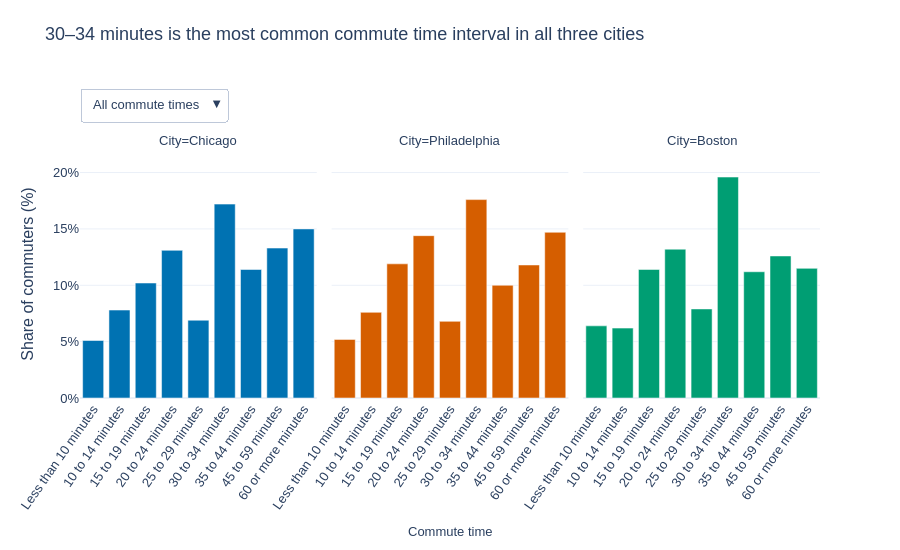

The notebook cell saved with this chart:
### Markdown cell above
## How long are peoples' commutes?

This graph uses separate bar charts to compare the distribution of commute times in Chicago, Philadelphia, and Boston. I wanted to visualize this because an average alone doesn’t show how many people have really short or long commutes. Showing the cities side by side makes those differences easier to see.

### Code cell
# Put the city columns into one column 
commute_long = commute_bins.reset_index().melt(
    id_vars='label', var_name='City', value_name='Percent')

# Bar heights show percentages, with one panel for each city
fig_commute = px.bar(
    commute_long, x='label', y='Percent', color='City', facet_col='City', # Split the chart into city panels
    color_discrete_map=colors, # Apply the colors we assigned
    category_orders={'City': cities, 'label': list(commute_bins.index)},
    labels={'label': 'Commute time', 'Percent': 'Share of commuters (%)'},
    # Show percentage rounded to one decimal and also don't show city on hover since it is redundant
    hover_data={'City': False, 'Percent': ':.1f'}, 
    template='plotly_white', height=550
)

# Set the title for our visualization
fig_commute.update_layout(
    title='30–34 minutes is the most common commute time interval in all three cities',
    showlegend=False, font={'family': 'Arial', 'size': 13},
    margin={'t': 150, 'b': 150}
)

# Use the same scale for each city, fixedrange makes it so zoom is diabled, we don't need it, it also can mess with the visualization
fig_commute.update_yaxes(range=[0, 22], ticksuffix='%', fixedrange=True)
fig_commute.update_xaxes(tickangle=-55, fixedrange=True, title_text='')
# One shared label underneath the three panels.
fig_commute.add_annotation(
    text='Commute time', x=0.5, y=-0.50, # Centered, below plot
    xref='paper', yref='paper', showarrow=False,
    xanchor='center', yanchor='top'
)

# Extra feature, gray out bins below the selected cutoff, dropdown menu in plotly
# Each number is the row where that cutoff starts, counting from 0
buttons = []
cutoffs = {'All commute times': 0, '30+ minutes': 5, '45+ minutes': 7, '60+ minutes': 8}

# Create the dropdown option for each of the cutoffs
for label, start in cutoffs.items():
    bar_colors = []
    for city in cities:
        shades = []
        # Keep selected bins, shade out the rest in gray to minimize distraction
        for i in range(len(commute_bins)):
            if i >= start:
                shades.append(colors[city])
            else:
                shades.append('#D9D9D9')
        bar_colors.append(shades) # Save city's list of bar colors

    title = '30–34 minutes is the most common commute time interval in all three cities'
    if start > 0:
        # add percentages from the cutoff onward
        totals = commute_bins.iloc[start:].sum()
        lowest = totals.idxmin() # city with the smallest total
        title = f'{lowest} has the lowest share of {label} commutes' # Jean Luc Doumont-esque title for each viz
        # Add a smaller second line with each city's percentage, rounded to 1 decimal
        title += f'<br><sup>Chicago: {totals["Chicago"]:.1f}% | Philadelphia: {totals["Philadelphia"]:.1f}% | Boston: {totals["Boston"]:.1f}%</sup>'
    # Interacting with the dropdown changes title and updates the bar colors
    buttons.append(dict(label=label, method='update', args=[
        {'marker.color': bar_colors}, {'title.text': title}]))

# Drop down positioned in top left
fig_commute.update_layout(updatemenus=[dict(
    buttons=buttons, x=0, y=1.25, xanchor='left', yanchor='top')])

# Tweak title to be positioned nicely at the top
fig_commute.update_layout(
    title_y=0.95,
    title_yanchor='top'
)

# Show plot with no unecessary toolbar or zoom
fig_commute.show(config={'displayModeBar': False, 'scrollZoom': False})

### Figure 1 — Plotly figure (JSON) as saved in the notebook; plotly's stock layout.template omitted (floating-point values rounded to 4 significant figures)
{"data": [{"customdata": [["Chicago"], ["Chicago"], ["Chicago"], ["Chicago"], ["Chicago"], ["Chicago"], ["Chicago"], ["Chicago"], ["Chicago"]], "hovertemplate": "Commute time=%{x}<br>Share of commuters (%)=%{y:.1f}<extra></extra>", "legendgroup": "Chicago", "marker": {"color": "#0072B2", "pattern": {"shape": ""}}, "name": "Chicago", "orientation": "v", "showlegend": true, "textposition": "auto", "type": "bar", "x": ["Less than 10 minutes", "10 to 14 minutes", "15 to 19 minutes", "20 to 24 minutes", "25 to 29 minutes", "30 to 34 minutes", "35 to 44 minutes", "45 to 59 minutes", "60 or more minutes"], "xaxis": "x", "y": [5.1, 7.8, 10.2, 13.1, 6.9, 17.2, 11.4, 13.3, 15.0], "yaxis": "y"}, {"customdata": [["Philadelphia"], ["Philadelphia"], ["Philadelphia"], ["Philadelphia"], ["Philadelphia"], ["Philadelphia"], ["Philadelphia"], ["Philadelphia"], ["Philadelphia"]], "hovertemplate": "Commute time=%{x}<br>Share of commuters (%)=%{y:.1f}<extra></extra>", "legendgroup": "Philadelphia", "marker": {"color": "#D55E00", "pattern": {"shape": ""}}, "name": "Philadelphia", "orientation": "v", "showlegend": true, "textposition": "auto", "type": "bar", "x": ["Less than 10 minutes", "10 to 14 minutes", "15 to 19 minutes", "20 to 24 minutes", "25 to 29 minutes", "30 to 34 minutes", "35 to 44 minutes", "45 to 59 minutes", "60 or more minutes"], "xaxis": "x2", "y": [5.2, 7.6, 11.9, 14.4, 6.8, 17.6, 10.0, 11.8, 14.7], "yaxis": "y2"}, {"customdata": [["Boston"], ["Boston"], ["Boston"], ["Boston"], ["Boston"], ["Boston"], ["Boston"], ["Boston"], ["Boston"]], "hovertemplate": "Commute time=%{x}<br>Share of commuters (%)=%{y:.1f}<extra></extra>", "legendgroup": "Boston", "marker": {"color": "#009E73", "pattern": {"shape": ""}}, "name": "Boston", "orientation": "v", "showlegend": true, "textposition": "auto", "type": "bar", "x": ["Less than 10 minutes", "10 to 14 minutes", "15 to 19 minutes", "20 to 24 minutes", "25 to 29 minutes", "30 to 34 minutes", "35 to 44 minutes", "45 to 59 minutes", "60 or more minutes"], "xaxis": "x3", "y": [6.4, 6.2, 11.4, 13.2, 7.9, 19.6, 11.2, 12.6, 11.5], "yaxis": "y3"}], "layout": {"annotations": [{"showarrow": false, "text": "City=Chicago", "x": 0.16, "xanchor": "center", "xref": "paper", "y": 1, "yanchor": "bottom", "yref": "paper"}, {"showarrow": false, "text": "City=Philadelphia", "x": 0.5, "xanchor": "center", "xref": "paper", "y": 1, "yanchor": "bottom", "yref": "paper"}, {"showarrow": false, "text": "City=Boston", "x": 0.84, "xanchor": "center", "xref": "paper", "y": 1, "yanchor": "bottom", "yref": "paper"}, {"showarrow": false, "text": "Commute time", "x": 0.5, "xanchor": "center", "xref": "paper", "y": -0.5, "yanchor": "top", "yref": "paper"}], "barmode": "relative", "font": {"family": "Arial", "size": 13}, "height": 550, "legend": {"title": {"text": "City"}, "tracegroupgap": 0}, "margin": {"b": 150, "t": 150}, "showlegend": false, "title": {"text": "30–34 minutes is the most common commute time interval in all three cities", "y": 0.95, "yanchor": "top"}, "updatemenus": [{"buttons": [{"args": [{"marker.color": [["#0072B2", "#0072B2", "#0072B2", "#0072B2", "#0072B2", "#0072B2", "#0072B2", "#0072B2", "#0072B2"], ["#D55E00", "#D55E00", "#D55E00", "#D55E00", "#D55E00", "#D55E00", "#D55E00", "#D55E00", "#D55E00"], ["#009E73", "#009E73", "#009E73", "#009E73", "#009E73", "#009E73", "#009E73", "#009E73", "#009E73"]]}, {"title.text": "30–34 minutes is the most common commute time interval in all three cities"}], "label": "All commute times", "method": "update"}, {"args": [{"marker.color": [["#D9D9D9", "#D9D9D9", "#D9D9D9", "#D9D9D9", "#D9D9D9", "#0072B2", "#0072B2", "#0072B2", "#0072B2"], ["#D9D9D9", "#D9D9D9", "#D9D9D9", "#D9D9D9", "#D9D9D9", "#D55E00", "#D55E00", "#D55E00", "#D55E00"], ["#D9D9D9", "#D9D9D9", "#D9D9D9", "#D9D9D9", "#D9D9D9", "#009E73", "#009E73", "#009E73", "#009E73"]]}, {"title.text": "Philadelphia has the lowest share of 30+ minutes commutes<br><sup>Chicago: 56.9% | Philadelphia: 54.1% | Boston: 54.9%</sup>"}], "label": "30+ minutes", "method": "update"}, {"args": [{"marker.color": [["#D9D9D9", "#D9D9D9", "#D9D9D9", "#D9D9D9", "#D9D9D9", "#D9D9D9", "#D9D9D9", "#0072B2", "#0072B2"], ["#D9D9D9", "#D9D9D9", "#D9D9D9", "#D9D9D9", "#D9D9D9", "#D9D9D9", "#D9D9D9", "#D55E00", "#D55E00"], ["#D9D9D9", "#D9D9D9", "#D9D9D9", "#D9D9D9", "#D9D9D9", "#D9D9D9", "#D9D9D9", "#009E73", "#009E73"]]}, {"title.text": "Boston has the lowest share of 45+ minutes commutes<br><sup>Chicago: 28.3% | Philadelphia: 26.5% | Boston: 24.1%</sup>"}], "label": "45+ minutes", "method": "update"}, {"args": [{"marker.color": [["#D9D9D9", "#D9D9D9", "#D9D9D9", "#D9D9D9", "#D9D9D9", "#D9D9D9", "#D9D9D9", "#D9D9D9", "#0072B2"], ["#D9D9D9", "#D9D9D9", "#D9D9D9", "#D9D9D9", "#D9D9D9", "#D9D9D9", "#D9D9D9", "#D9D9D9", "#D55E00"], ["#D9D9D9", "#D9D9D9", "#D9D9D9", "#D9D9D9", "#D9D9D9", "#D9D9D9", "#D9D9D9", "#D9D9D9", "#009E73"]]}, {"title.text": "Boston has the lowest share of 60+ minutes commutes<br><sup>Chicago: 15.0% | Philadelphia: 14.7% | Boston: 11.5%</sup>"}], "label": "60+ minutes", "method": "update"}], "x": 0, "xanchor": "left", "y": 1.25, "yanchor": "top"}], "xaxis": {"anchor": "y", "categoryarray": ["Less than 10 minutes", "10 to 14 minutes", "15 to 19 minutes", "20 to 24 minutes", "25 to 29 minutes", "30 to 34 minutes", "35 to 44 minutes", "45 to 59 minutes", "60 or more minutes"], "categoryorder": "array", "domain": [0, 0.32], "fixedrange": true, "tickangle": -55, "title": {"text": ""}}, "xaxis2": {"anchor": "y2", "categoryarray": ["Less than 10 minutes", "10 to 14 minutes", "15 to 19 minutes", "20 to 24 minutes", "25 to 29 minutes", "30 to 34 minutes", "35 to 44 minutes", "45 to 59 minutes", "60 or more minutes"], "categoryorder": "array", "domain": [0.34, 0.66], "fixedrange": true, "matches": "x", "tickangle": -55, "title": {"text": ""}}, "xaxis3": {"anchor": "y3", "categoryarray": ["Less than 10 minutes", "10 to 14 minutes", "15 to 19 minutes", "20 to 24 minutes", "25 to 29 minutes", "30 to 34 minutes", "35 to 44 minutes", "45 to 59 minutes", "60 or more minutes"], "categoryorder": "array", "domain": [0.68, 1.0], "fixedrange": true, "matches": "x", "tickangle": -55, "title": {"text": ""}}, "yaxis": {"anchor": "x", "domain": [0, 1], "fixedrange": true, "range": [0, 22], "ticksuffix": "%", "title": {"text": "Share of commuters (%)"}}, "yaxis2": {"anchor": "x2", "domain": [0, 1], "fixedrange": true, "matches": "y", "range": [0, 22], "showticklabels": false, "ticksuffix": "%"}, "yaxis3": {"anchor": "x3", "domain": [0, 1], "fixedrange": true, "matches": "y", "range": [0, 22], "showticklabels": false, "ticksuffix": "%"}}}
